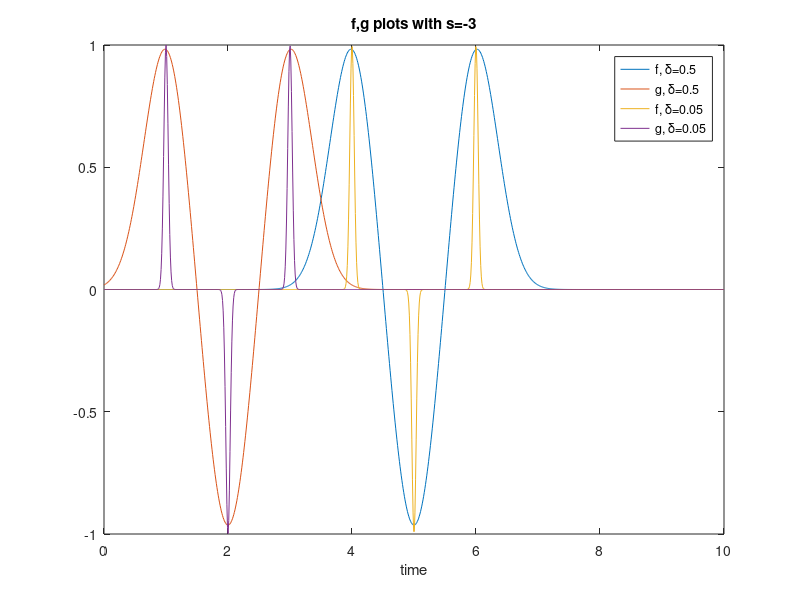

MATLAB code to generate this figure:
clc,clear,close all
n=1000;
t=linspace(0,10,n);
delta1=0.5;
delta2=0.05;
s=-3;
f1=exp(-((t-4)/delta1).^2)-exp(-((t-5)/delta1).^2)+exp(-((t-6)/delta1).^2);
g1=exp(-((t-s-4)/delta1).^2)-exp(-((t-s-5)/delta1).^2)+exp(-((t-s-6)/delta1).^2);
f2=exp(-((t-4)/delta2).^2)-exp(-((t-5)/delta2).^2)+exp(-((t-6)/delta2).^2);
g2=exp(-((t-s-4)/delta2).^2)-exp(-((t-s-5)/delta2).^2)+exp(-((t-s-6)/delta2).^2);
figure
plot(t,f1)
hold on
plot(t,g1)
plot(t,f2)
plot(t,g2)
title('f,g plots with s=-3')
xlabel('time')
legend('f, \delta=0.5','g, \delta=0.5','f, \delta=0.05','g, \delta=0.05')

% WL=zeros(1,n);
% L=WL;
% WE=L;
% WS=L;
% WA=L;
% WLE=L;
% s=linspace(-3,3,n);
% c=zeros(1,n);
% 
% for j=1:2
% for i=1:n
%     
% f1=exp(-((t-4)/delta1).^2)-exp(-((t-5)/delta1).^2)+exp(-((t-6)/delta1).^2);
% g1=exp(-((t-s(i)-4)/delta1).^2)-exp(-((t-s(i)-5)/delta1).^2)+exp(-((t-s(i)-6)/delta1).^2);
% f2=exp(-((t-4)/delta2).^2)-exp(-((t-5)/delta2).^2)+exp(-((t-6)/delta2).^2);
% g2=exp(-((t-s(i)-4)/delta2).^2)-exp(-((t-s(i)-5)/delta2).^2)+exp(-((t-s(i)-6)/delta2).^2);
% if j==1
% f2=f1;
% g2=g1;
% end
%     
%     c(i)=min([f2 g2]);
%     if c(i)<0
%         c(i)=-c(i)+.1;
%         fe=exp(c(i)*f2);
%         ge=exp(c(i)*g2);
%         
%         fle=fe;
%         gle=ge;
%         
%         fa=abs(f2);
%         ga=abs(g2);
%         
%         fs=f2.^2;
%         gs=g2.^2;
%         
%         fL=f2+c(i);
%         gL=g2+c(i);
%     else
%         c(i)=c(i)+.1;
%         fe=exp(c(i)*f2);
%         ge=exp(c(i)*g2);
%         
%         fa=abs(f2);
%         ga=abs(g2);
%         
%         fs=f2.^2;
%         gs=g2.^2;
%         
%         fL=f2+c(i);
%         gL=g2+c(i);
%         
%         fle=fL;
%         gle=gL;
%     end
%     
%     fe=fe/sum(fe);
%     ge=ge/sum(ge);
%     
%     fle=fle/sum(fle);
%     gle=gle/sum(gle);
%     
%     fa=fa/sum(fa);
%     ga=ga/sum(ga);
%     
%     fL=fL/sum(fL);
%     gL=gL/sum(gL);
%     
%     fs=fs/sum(fs);
%     gs=gs/sum(gs);
%     
%     WL(i)=Wasserstein(fL,gL,t);
%     WE(i)=Wasserstein(fe,ge,t);
%     WS(i)=Wasserstein(fs,gs,t);
%     WA(i)=Wasserstein(fa,ga,t);
%     WLE(i)=Wasserstein(fle,gle,t);
%     L(i)=norm(f2-g2);
% end
% 
% 
% figure
% plot(s,L/L(1))
% ylim([0 2]);
% xlim([-3.1 3.1]);
% hold on 
% plot(s,WL/WL(1))
% plot(s,WE/WE(1))
% plot(s,WS/WS(1))
% plot(s,WA/WA(1))
% plot(s,WLE/WLE(1),'r')
% legend('L2','Linear','EXP','Square','Absolute Value','Linear / EXP')
% end